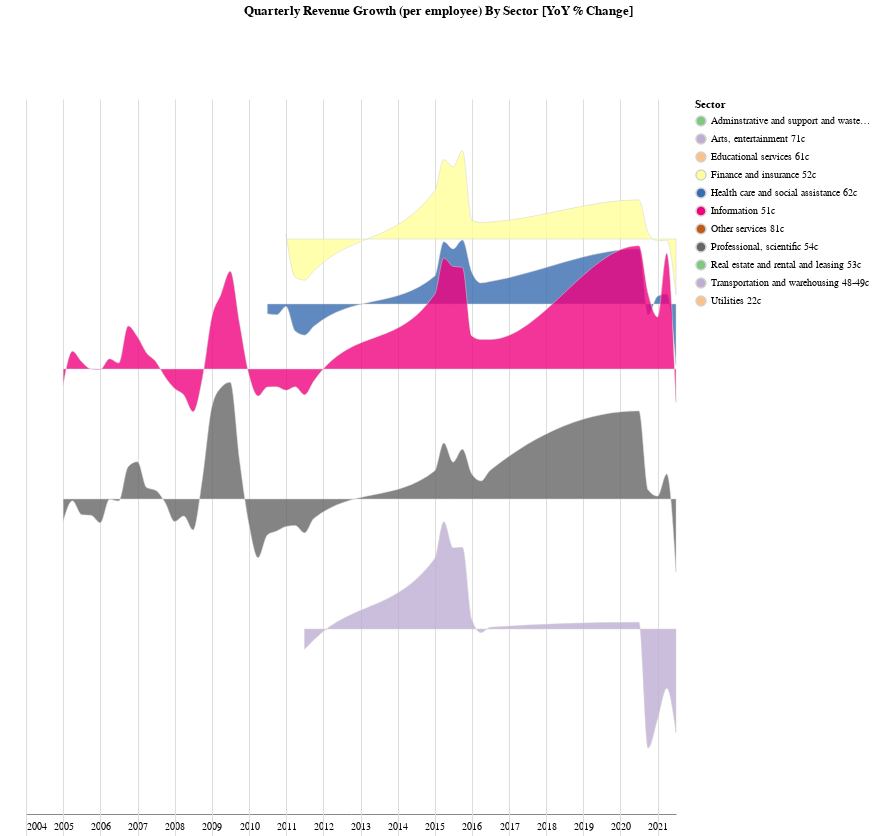

The notebook cell saved with this chart:
### Code cell
r_p_e = pd.DataFrame.from_records([(dt, variable, value, computeDollarsPerCapita(value_adj, variable, dt))
                                                for ix, dt, variable, value, value_adj in adj_categories_agg.itertuples()])

r_p_e.columns = ['dt', 'variable', 'value', 'value_adj']

r_p_e_yoy = r_p_e.set_index('dt')[['variable', 'value_adj']].pivot(columns='variable')\
            .applymap(float).pct_change(4).applymap(lambda v: v * 100).reset_index().melt(id_vars='dt')

doRidgeLineFor(r_p_e_yoy[['dt', 'variable', 'value']], 'dt', 'value', 'variable', title='Quarterly Revenue Growth (per employee) By Sector [YoY % Change]')

### Figure 1 — Vega-Lite specification as saved in the notebook (floating-point values rounded to 4 significant figures; data arrays with more than 128 entries replaced by an {"elided": "..."} marker saying what was removed)
{"config": {"view": {"continuousWidth": 400, "continuousHeight": 300, "stroke": null, "width": 650}, "facet": {"spacing": 0}, "title": {"anchor": "middle"}}, "data": {"name": "data-faa4187d8d3ee3930f0b1e4fed1d0336"}, "facet": {"row": {"type": "nominal", "field": "variable", "header": {"labelColor": "white"}, "title": null}}, "spec": {"mark": {"type": "area", "fillOpacity": 0.8, "interpolate": "monotone", "stroke": "lightgray", "strokeWidth": 0.5}, "encoding": {"fill": {"type": "nominal", "field": "variable", "scale": {"scheme": "accent"}, "title": "Sector"}, "tooltip": [{"type": "temporal", "field": "dt"}, {"type": "nominal", "field": "variable"}, {"type": "quantitative", "field": "value", "format": ",.02f"}], "x": {"type": "temporal", "field": "dt", "title": ""}, "y": {"type": "quantitative", "axis": null, "field": "value", "scale": {"range": [65, -195]}}}, "height": 65, "transform": [{"joinaggregate": [{"op": "mean", "field": "dt", "as": "mean_val"}], "groupby": ["variable"]}]}, "bounds": "flush", "title": "Quarterly Revenue Growth (per employee) By Sector [YoY % Change]", "$schema": "https://vega.github.io/schema/vega-lite/v4.8.1.json", "datasets": {"data-faa4187d8d3ee3930f0b1e4fed1d0336": {"elided": "484 records"}}}
